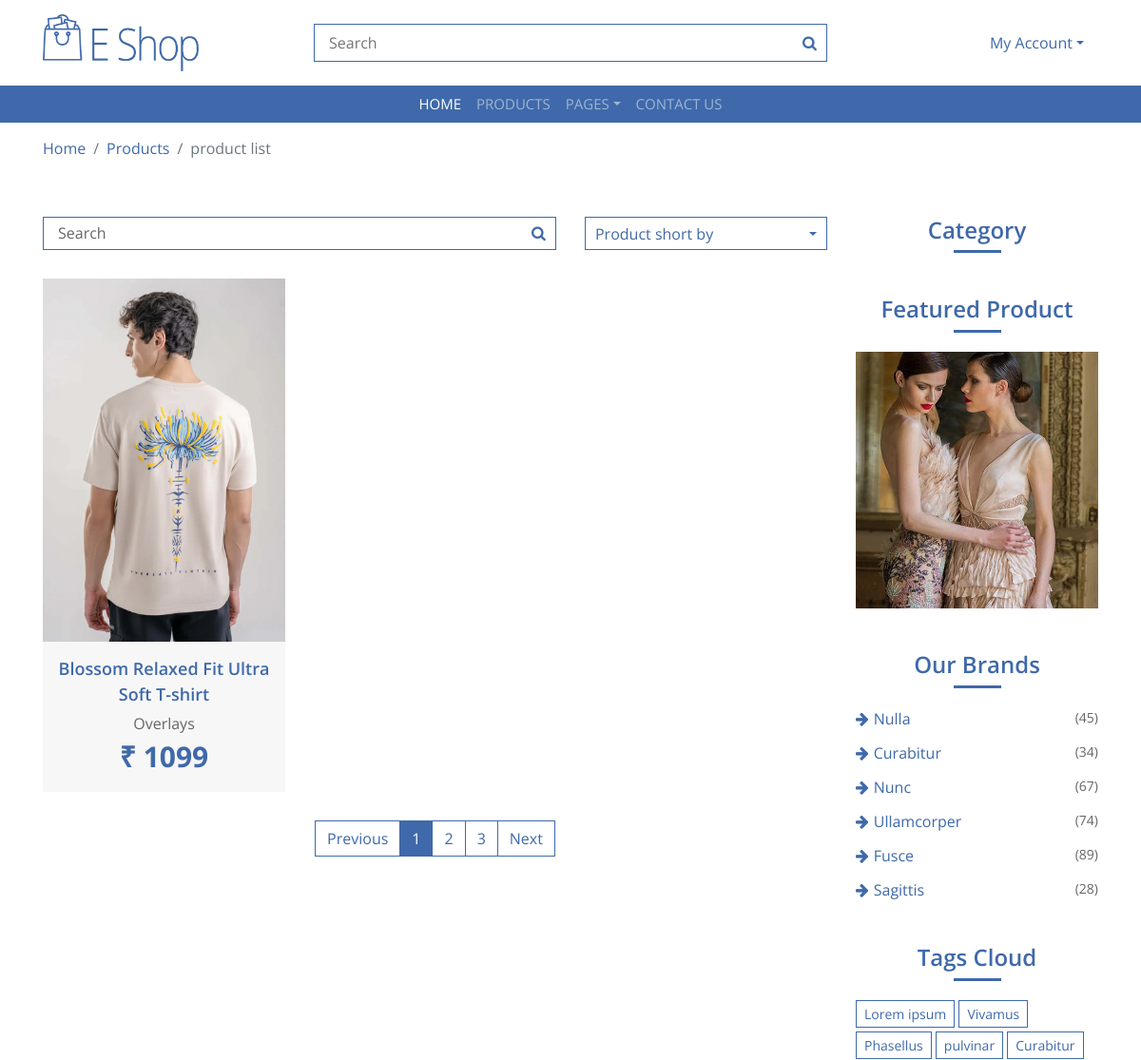
The page /product-list (upper part) on the database as committed earlier.
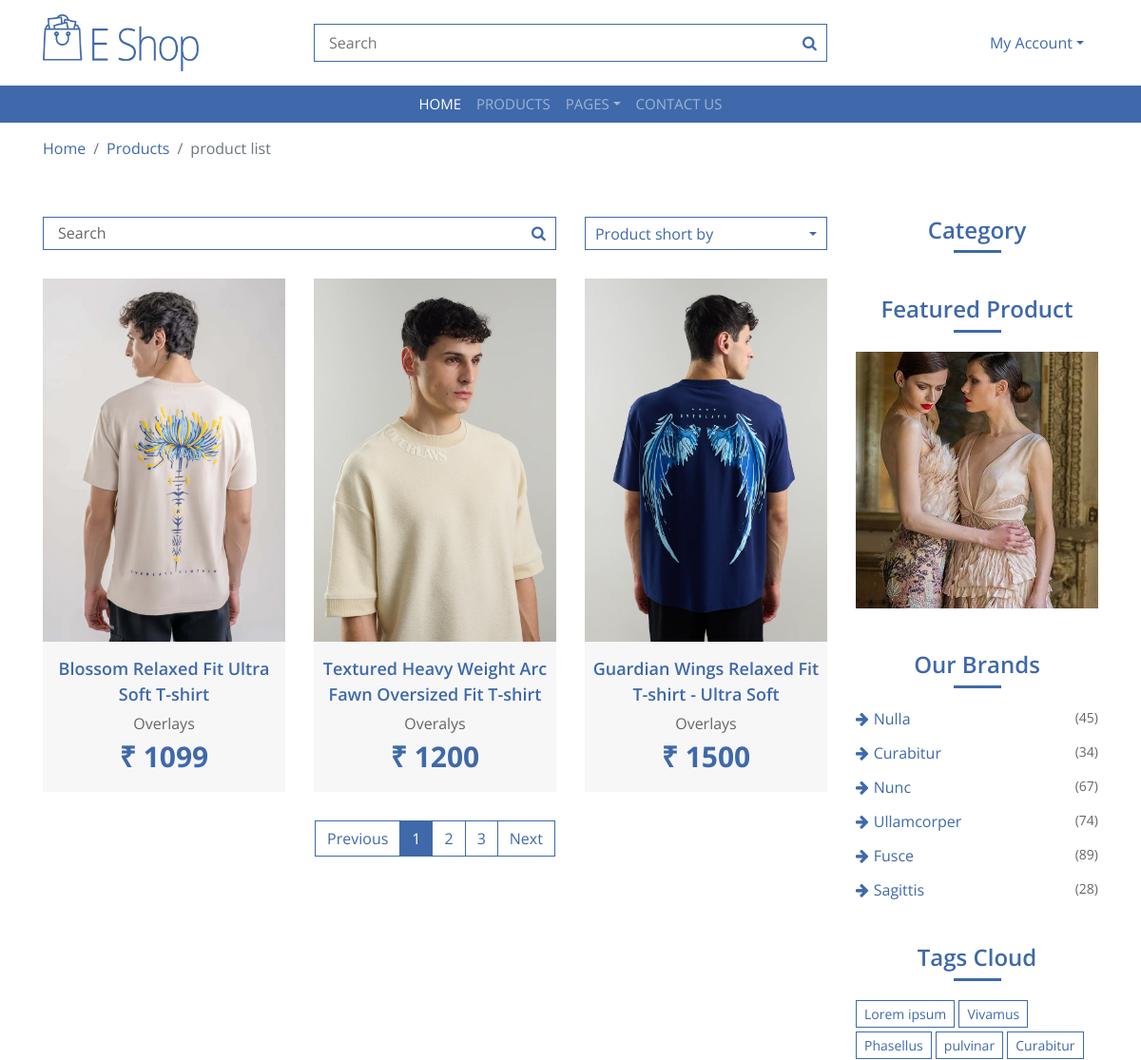
The same page on the database as committed later.
### Clothify/models.py (models this page shows, shortened)
class Products(models.Model):
    name = models.CharField(max_length=255)
    image = models.ImageField(upload_to='products')
    brand = models.CharField(max_length=100)
    price = models.IntegerField()
    category = models.ForeignKey(Category, related_name='category', on_delete=models.CASCADE)
    tags = models.CharField(max_length=100)
    desc = models.TextField()
    specification = models.TextField()

### Clothify/views.py (the view)
# urls.py: path('product-list', views.product_list, name='product-list'),
def product_list(request):
    products = Products.objects.all()
    categories = Category.objects.all()
    return render(request, 'product-list.html', {'products': products, 'categories':categories})

### templates/product-list.html (shortened to what the changed rows need)
{% extends "base.html" %}
{% load static %}
{% block mainblock %}
        <div class="product-view">
            <div class="container">
                <div class="row">
                    <div class="col-md-9">
                        <div class="row">
                            {% for product in products %}
                            <div class="col-lg-4">
                                <div class="product-item">
                                    <div class="product-image">
                                        <a href="/product-details/{{product.id}}">
                                            <img src="{{product.image.url}}" alt="Product Image">
                                        </a>
                                    </div>
                                    <div class="product-content">
                                        <div class="title"><a href="/product-details/{{product.id}}">{{product.name}}</a></div>
                                        <div class="ratting">
                                           {{product.brand}}
                                        </div>
                                        <div class="price">₹ {{product.price}}</div>
                                    </div>
                                </div>
                            </div>
                            {% endfor %}
                        </div>
                    </div>
                    <div class="col-md-3">
                        <div class="sidebar-widget category">
                            <h2 class="title">Category</h2>
                        </div>
                        <div class="sidebar-widget image">
                            <h2 class="title">Featured Product</h2>
                        </div>
                        <div class="sidebar-widget brands">
                            <h2 class="title">Our Brands</h2>
                        </div>
                        <div class="sidebar-widget tag">
                            <h2 class="title">Tags Cloud</h2>
                        </div>
                    </div>
                </div>
            </div>
        </div>
    {% endblock mainblock %}

Rows that differ between the two databases and show on the page:
added Products: image (picture), name "Textured Heavy Weight Arc Fawn Oversized Fit T-shirt", brand "Overalys", price "1200"
added Products: image (picture), name "Guardian Wings Relaxed Fit T-shirt - Ultra Soft", brand "Overlays", price "1500"
